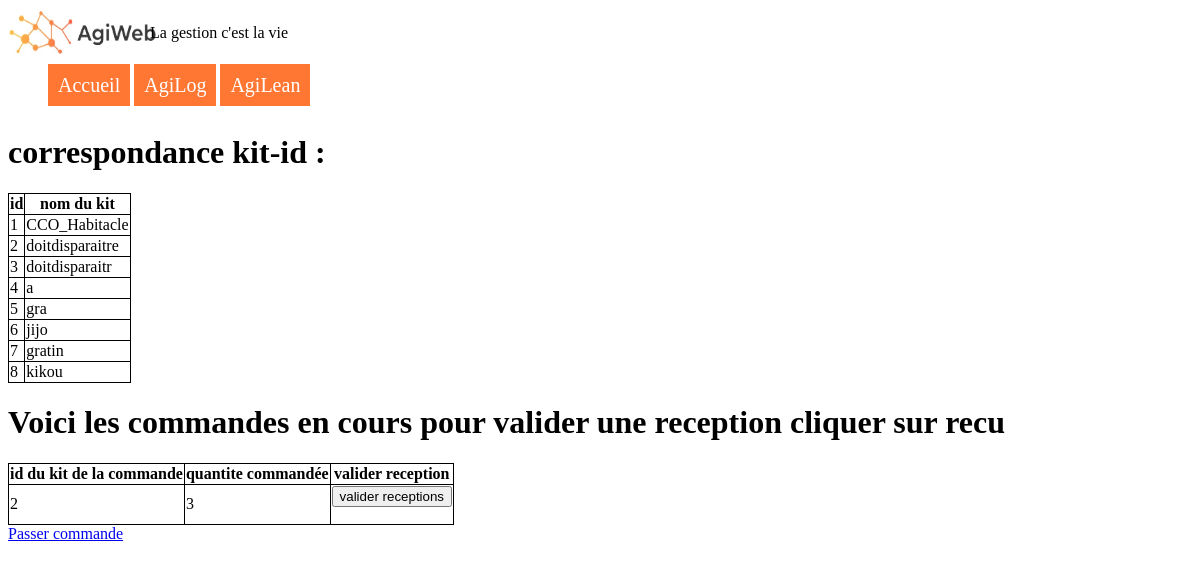
The page /Agilean/Reception on the database its author committed.
### tables this page shows
CREATE TABLE "kit" (
	"id"	INTEGER NOT NULL,
	"nom_kit"	TEXT,
	"stock_alean"	INTEGER,
	PRIMARY KEY("id")
);

CREATE TABLE "com_agilean" (
	"id"	INTEGER PRIMARY KEY AUTOINCREMENT,
	"quantite"	INTEGER,
	"id_kit_comm"	INTEGER,
	"livree"	INTEGER
);

### run.py (the view, shortened to what this page needs)
@app.route('/Agilean/Reception', methods=['GET', 'POST'])
def receptkit():
    con = lite.connect(cheminbdd)
    con.row_factory = lite.Row
    cur = con.cursor()
    cur.execute("select id,nom_kit from kit")
    kits=cur.fetchall()
    cur.execute("select id, quantite,id_kit_comm from com_agilean")
    commandes=cur.fetchall()
    if not request.method == 'POST':
        return render_template('recept_stock_alean.html',kits= kits,commandes=commandes)

### templates/recept_stock_alean.html (shortened to what this page needs)
<html>
{% include "head.html" %}
	<body>
		{% include "Navbar.html" %}
		<h1>correspondance kit-id :</h1>
		<table>
			<tr>
				<th>id</th>
				<th>nom du kit</th>
			</tr>
			{%for kit in kits%}
			<tr>
				<td>{{kit["id"]}}</td>
				<td>{{kit["nom_kit"]}}</td>
			</tr>
			{%endfor%}
		</table>
		<h1>Voici les commandes en cours pour valider une reception cliquer sur recu</h1>
		<table>
			<tr>
				<th>id du kit de la commande</th>
				<th>quantite commandée</th>
				<th>valider reception</th>
			</tr>
			{%for commande in commandes%}
			<tr>
				<td>{{commande['id_kit_comm']}}</td>
				<td>{{commande['quantite']}}</td>
				<td><form action="{{url_for('receptkit')}}" method="post">
					<input type="submit" name="" value="valider receptions">
				</form></td>
			</tr>
			{%endfor%}
		</table>
    <a href="{{url_for('com_lean')}}">Passer commande</a>
	</body>
</html>

### Static/accueil.css (style rules this page uses)
table { border-collapse: collapse; }
td,th { border-style: solid; border: 1px, solid black; }
td,th { border: 1px solid black; }

### rows shown on the page
kit: id "1", nom_kit "CCO_Habitacle"
kit: id "2", nom_kit "doitdisparaitre"
kit: id "3", nom_kit "doitdisparaitr"
kit: id "4", nom_kit "a"
kit: id "5", nom_kit "gra"
kit: id "6", nom_kit "jijo"
kit: id "7", nom_kit "gratin"
kit: id "8", nom_kit "kikou"
com_agilean: id_kit_comm "2", quantite "3"
